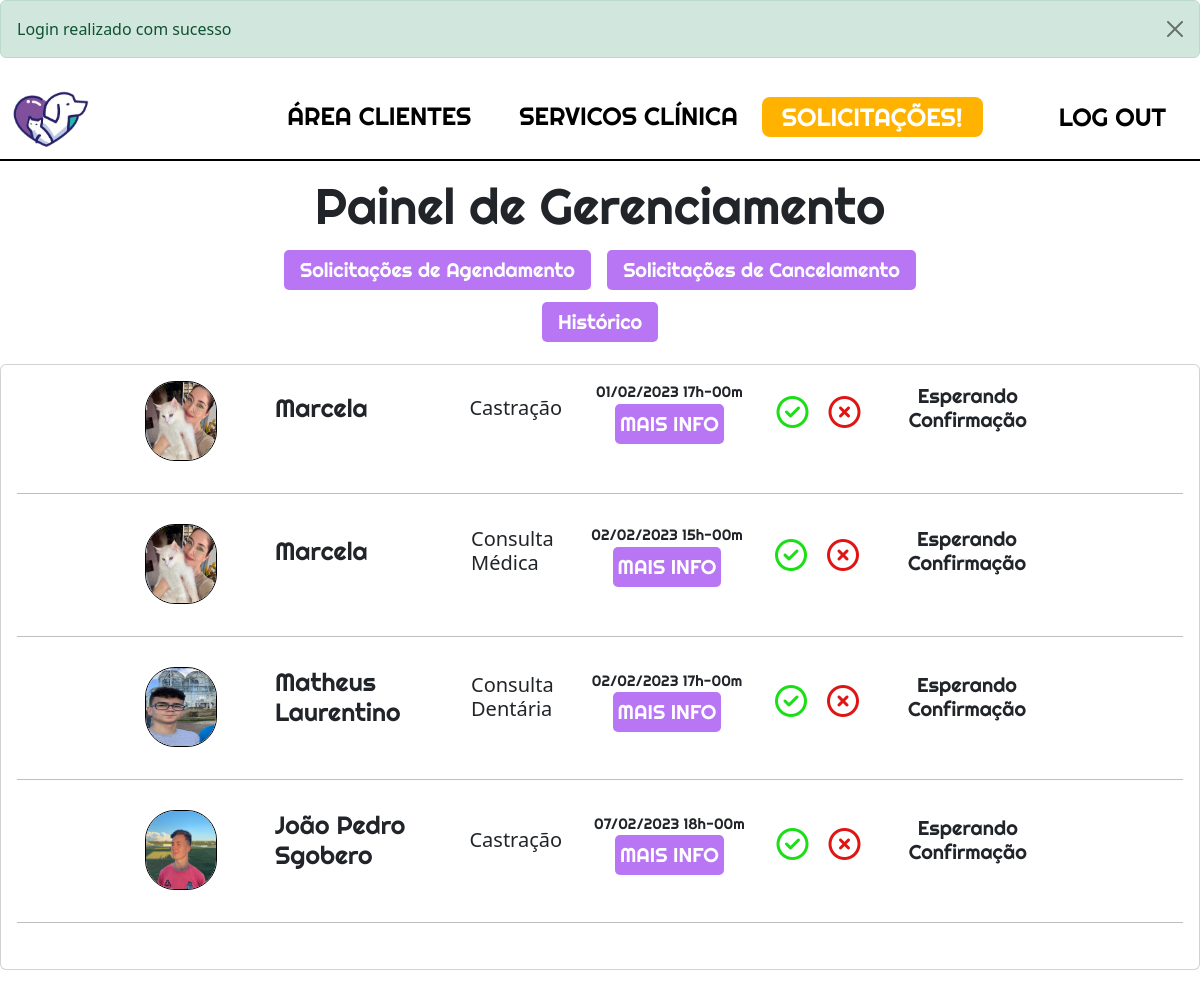
/adm/ConsultasAgendadas/Clientes (signed in), run on the app's committed database.
### tables this page shows
CREATE TABLE `consulta` (
  `idconsulta` int(11) NOT NULL,
  `data_consulta` date NOT NULL,
  `horario_consulta` time NOT NULL,
  `descricao` varchar(500) NOT NULL,
  `sit_consulta` enum('A Confirmar','Confirmado','Concluido','Cancelado','Negado','Indeferido','A Cancelar') NOT NULL DEFAULT 'A Confirmar',
  `tipo_consulta` int(11) NOT NULL,
  `pet` int(11) DEFAULT NULL
);

CREATE TABLE `usuario` (
  `idusuario` int(11) NOT NULL,
  `nome_usuario` varchar(90) NOT NULL,
  `cpf` varchar(15) NOT NULL,
  `rg` varchar(15) NOT NULL,
  `data_nascimento` date NOT NULL,
  `email` varchar(100) NOT NULL,
  `tipo_usuario` enum('mantenedor','cliente') NOT NULL,
  `sit_usuario` enum('Ativo','Inativo','Confirmando') NOT NULL DEFAULT 'Confirmando',
  `endereco` int(11) DEFAULT NULL,
  `foto_usuario` varchar(100) DEFAULT NULL,
  `senha_usuario` varchar(300) NOT NULL,
  `chave` varchar(220) DEFAULT NULL,
  `recuperar_senha` varchar(220) DEFAULT NULL
);

CREATE TABLE `tipo_consulta` (
  `idtipo_consulta` int(11) NOT NULL,
  `nome_consulta` varchar(45) NOT NULL,
  `valor_consulta` float NOT NULL,
  `descricao_consulta` varchar(220) NOT NULL,
  `sit_tipo_consulta` enum('Ativo','Inativo') NOT NULL DEFAULT 'Inativo',
  `tempo_medio` time NOT NULL,
  `foto_servico` varchar(220) DEFAULT NULL
);

### adm/app/adms/Controllers/ConsultasAgendadas.php (called while the page is built, shortened)
<?php
class ConsultasAgendadas
{
    private array|null $data;
    public function clientes(): void
    {
        $adms = new \Adms\Models\AdmsConsultasAgendadas();
        $this->data['aConfirmar'] = $adms->getBasicDataAConfirmar();
        $this->data['aCancelar'] = $adms->getBasicDataACancelar();
        $this->data['confirmados'] = $adms->getBasicDataConfirmados();
        $this->data['outros'] = $adms->getBasicDataOutros();
        $loadView = new \Core\LoadView("adms/Views/bodys/consultasAgendadas/consulta", $this->data, null);
        $loadView->loadView_cabecalho_adm("consultasAgendadas/consultasAgendadasH");
    }
}
?>

### adm/index.php (called while the page is built, shortened)
<?php
$home = new Core\UrlController();
$home->verifyPage();
?>

### adm/app/adms/Models/helpers/AdmsSelect.php (called while the page is built, shortened)
<?php
class AdmsSelect extends AdmsConn{
    private string $select;
    private object $query;
    public function fullRead(string $query, string|null $parseString)
    {
        $this->select = $query;
        $this->exeInstruction();
    }
    public function exeInstruction()
    {
        $this->connection();
        try{
            $this->query->execute();
            $this->result = $this->query->fetchAll();
        }catch(PDOException $e){
            $this->result=null;
        }
    }
    private function connection()
    {
        $this->conn = $this->connectDb();
        $this->query = $this->conn->prepare($this->select);
        $this->query->setFetchMode(PDO::FETCH_ASSOC);
    }
}
?>

### adm/app/adms/Models/helpers/AdmsConn.php (called while the page is built, shortened)
<?php
abstract class AdmsConn
{
    private string $host = HOST;
    private string $user = USER;
    private string $pass = PASS;
    private string $dbname = DBNAME;
    public function connectDb(): object
    {
        try{
            $this->connect = new PDO("mysql:host={$this->host};dbname=" . $this->dbname, $this->user, $this->pass);
            return $this->connect;
        }catch(PDOException $e){
            die("Erro: Por favor tente novamente. Caso o problema persista, entre em contato o administrador " . EMAILADM);
        }
    }
}

### adm/app/adms/Models/AdmsConsultasAgendadas.php (called while the page is built, shortened)
<?php
class AdmsConsultasAgendadas{
    public function getBasicDataAConfirmar(): array|null
    {
        $admsSelect = new \Adms\Models\helpers\AdmsSelect();
        $admsSelect->fullRead("SELECT c.data_consulta, c.horario_consulta, c.descricao, c.sit_consulta, c.tipo_consulta, c.idconsulta,
                            p.nome_pet, p.data_nascimento_pet, p.sexo, p.imagem_carteira_pet,
                            r.tipo_pet, r.raca,
                            t.nome_consulta, t.descricao_consulta, t.tempo_medio,
                            u.nome_usuario, u.email, foto_usuario
                            FROM consulta as c
                            INNER JOIN tipo_consulta as t
                            ON c.tipo_consulta = t.idtipo_consulta
                            INNER JOIN pet as p
                            ON c.pet = p.idpet
                            INNER JOIN raca_pet AS r
                            ON p.idraca = r.idraca_pet
                            INNER JOIN usuario AS u
                            ON p.usuario = u.idusuario
                            WHERE c.pet != 'NULL' AND c.sit_consulta = 'A Confirmar'
                            ORDER BY c.data_consulta", NULL);
        $data = $admsSelect->getResult();
        return $data;
    }
}
?>

### adm/app/adms/Views/bodys/consultasAgendadas/consulta.php (the view, shortened to what this page needs)
<main class="conteudo-principal">
    <h1 class="título">Painel de Gerenciamento</h1>
    <p class="center2">
        <button class="btn-areaCliente" id="bntAgendamento"> <a class="btn-areaCliente" data-toggle="collapse" href="#agendamentos" role="button" aria-expanded="true" aria-controls="agendamentos">
                Solicitações de Agendamento
            </a>
        </button>
        <button class="btn-areaCliente" id="bntCancelamento"> <a class="btn-areaCliente" data-toggle="collapse" href="#cancelamento" role="button" aria-expanded="true" aria-controls="cancelamento">
                Solicitações de Cancelamento
            </a>
        </button>
        <br>
        <button class="btn-areaCliente" id="bntHistorico"><a class="btn-areaCliente" data-toggle="collapse" href="#historico" role="button" aria-expanded="true" aria-controls="historico">
                Histórico
            </a>
        </button>
    </p>
    <div class="opcoes">
        <div class="centraliza">
            <div class="collapse show" id="agendamentos">
                <div class="card card-body">
                    <?php
                    if (!empty($this->data['aConfirmar'])) {
                        for ($x = 0; $x < count($this->data['aConfirmar']); $x++) {
                            $consulta = $this->data['aConfirmar'][$x];
                            extract($consulta);
                            if ($sit_consulta == "A Confirmar") { $sit = "Esperando Confirmação"; }
                            $day = substr($data_consulta, 8) . "/" . substr($data_consulta, 5, -3) . "/" . substr($data_consulta, 0, -6);
                            $time = substr($horario_consulta, 0, -6) . "h-00m";
                    ?>
                        <section class="conteudo-serviçosadm">
                            <img src="<?= URL . IMGCLIENTEADM . $foto_usuario ?>" class="img-serviços">
                            <div class="procedimentoadm">
                                <h2 class="título-serviço"><?= $nome_usuario ?> </h2>
                                <div class="tipoServico">
                                    <h5> <?= $nome_consulta ?> </h5>
                                </div>
                                <div class="data">
                                    <?= $day ?> <?= $time ?><br>
                                    <button type="button" class="btn-maisinfo" data-bs-toggle="modal" data-bs-target="#agendamento<?= $idconsulta ?>"> MAIS INFO </button>
                                </div>
                                <div class="icone-check">
                                    <a href="<?= URLADM . "ConsultasAgendadas/confirmar-Agendamento?idConsulta=" . $idconsulta ?>" ><i class="fa fa-check-circle-o" aria-hidden="true"></i> </a>
                                </div>
                                <div class="icone-cancel">
                                    <a href="<?= URLADM . "ConsultasAgendadas/Negar-Agendamento?idConsulta=" . $idconsulta ?>"><i class="fa fa-times-circle-o" aria-hidden="true"></i> </a>
                                </div>
                                <div class="data">
                                    <h5> <?= $sit ?> </h5>
                                </div>
                            </div>
                        </section>
                        <hr class="linha">
                    <?php
                        }
                    } else {
                    ?>
                            <h3 class="serviços"> vazio <h3>
                    <?php
                        }
                    ?>
                </div>
            </div>
        </div>
    </div>
</main>

### data on the page
consulta: usuario.foto_usuario (picture), usuario.nome_usuario "Marcela", tipo_consulta.nome_consulta "Castração", data_consulta "01/02/2023", horario_consulta "17h-00m", sit_consulta "Esperando Confirmação"
consulta: usuario.foto_usuario (picture), usuario.nome_usuario "Marcela", tipo_consulta.nome_consulta "Consulta Médica", data_consulta "02/02/2023", horario_consulta "15h-00m", sit_consulta "Esperando Confirmação"
consulta: usuario.foto_usuario (picture), usuario.nome_usuario "Matheus Laurentino", tipo_consulta.nome_consulta "Consulta Dentária", data_consulta "02/02/2023", horario_consulta "17h-00m", sit_consulta "Esperando Confirmação"
consulta: usuario.foto_usuario (picture), usuario.nome_usuario "João Pedro Sgobero", tipo_consulta.nome_consulta "Castração", data_consulta "07/02/2023", horario_consulta "18h-00m", sit_consulta "Esperando Confirmação"

### other printed values
$_SESSION['msgGreen'] "Login realizado com sucesso"
